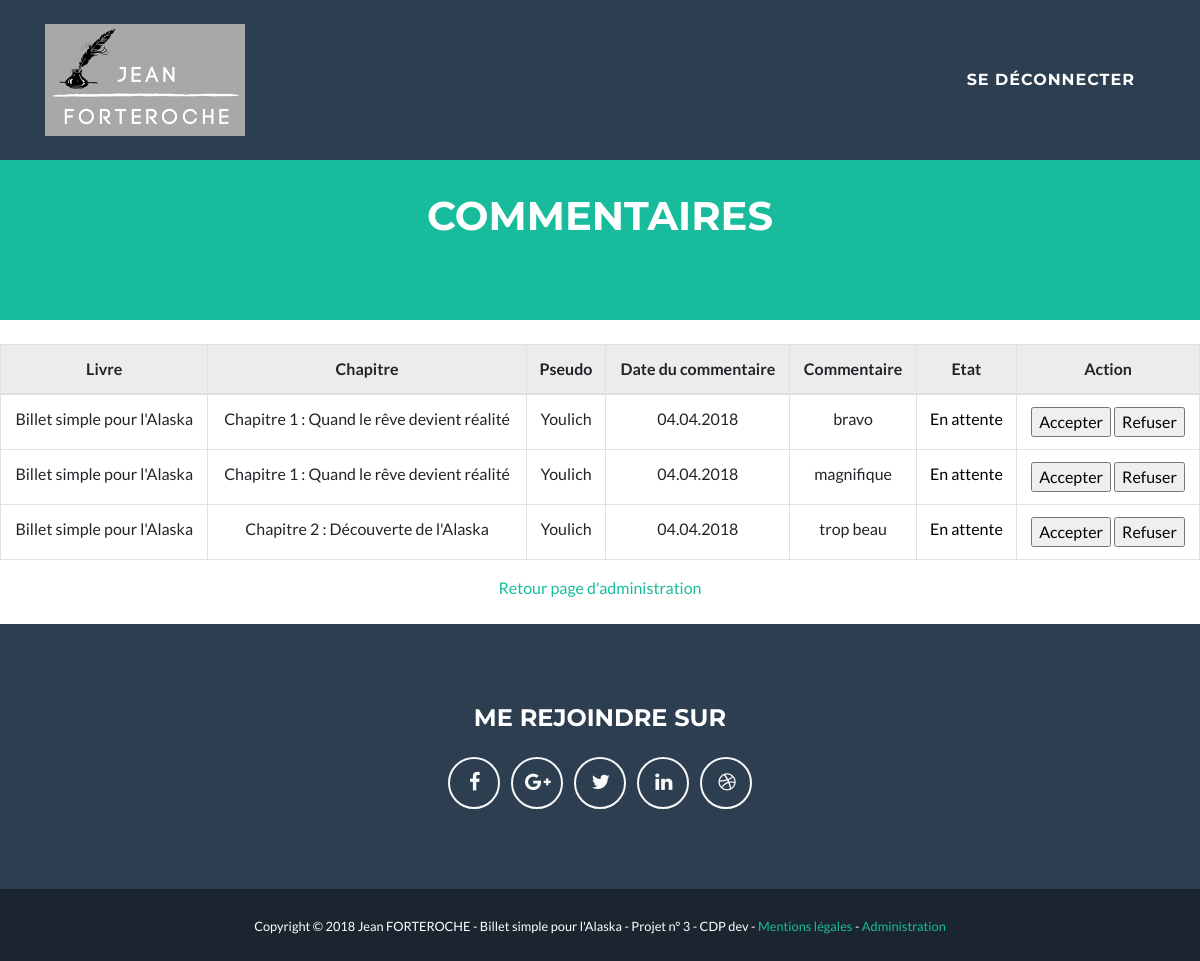
Page /index.php?action=listComments (signed in) on the committed database.
### tables this page shows
CREATE TABLE IF NOT EXISTS `books` (
  `id` int(11) NOT NULL AUTO_INCREMENT,
  `title` varchar(255) NOT NULL,
  PRIMARY KEY (`id`)
);

CREATE TABLE IF NOT EXISTS `comments` (
  `id` int(11) NOT NULL AUTO_INCREMENT,
  `comment` text NOT NULL,
  `commentDate` datetime NOT NULL,
  `chapterId` int(11) NOT NULL,
  `membreId` int(11) NOT NULL,
  `membrePseudo` varchar(255) NOT NULL,
  `statut` enum('En attente','Valide','Refus','Alerte') NOT NULL,
  PRIMARY KEY (`id`)
);

CREATE TABLE IF NOT EXISTS `chapters` (
  `id` int(11) NOT NULL AUTO_INCREMENT,
  `chapterDate` date DEFAULT NULL,
  `title` varchar(255) DEFAULT NULL,
  `content` text,
  `resum` text,
  `nbcomms` int(11) DEFAULT NULL,
  `bookId` int(11) DEFAULT NULL,
  `imageId` int(11) DEFAULT NULL,
  PRIMARY KEY (`id`)
);

### controler/Backend.php (called while the page is built, shortened)
<?php
require_once('Autoload.php');
Class Backend
{
    public function listComments()
    {
        $commentManager = new CommentManager();
        $comments = $commentManager->getComments();
        require('view/backend/listCommentsView.php');
    }
}

### index.php (called while the page is built, shortened)
<?php
require_once("controler/Autoload.php");
$router = new \router\Router();
$router->diriger();

### model/CommentManager.php (called while the page is built, shortened)
<?php
class CommentManager extends DbConnect
{
    public function getComments()
    {
        $comments = array();
        $db = $this->dbConnect();
        $req = $db->prepare('SELECT * FROM comments ORDER BY statut DESC');
        $req->execute(array());
        while ($data = $req->fetch()) {
            $comment = new Comment();
            $comment->hydrate($data);
            $comments[] = $comment;
            $chapterManager = new ChapterManager();
            $chapter = $chapterManager->getChapter($comment->getChapterId());
            $bookManager = new BooksManager();
            $book = $bookManager->getBook($chapter->getBookId());
        }
        return $comments;
    }
}

### controler/Autoload.php (called while the page is built, shortened)
<?php
class Autoload
{
    static function chargerClass($class)
    {
        $file = str_replace('\\','/',$class);
        $file = ltrim($file,'/');
    }
}

### entity/Comment.php (called while the page is built, shortened)
<?php
class Comment
{
    private $id;
    private $comment;
    private $commentDate;
    private $membrePseudo;
    private $statut;
    private $chapter;
    private $book;
    public function hydrate(array $donnees)
    {
        foreach ($donnees as $key => $value)
        {
            $method = 'set'.ucfirst($key);
        }
    }
    public function getStatut ()
    {
        return $this->statut;
    }
    public function setStatut ($statut)
    {
        $this->statut = $statut;
    }
    public function getId ()
    {
        return $this->id;
    }
    public function setId ($id)
    {
        $this->id = $id;
    }
    public function getComment ()
    {
        return $this->comment;
    }
    public function setComment ($comment)
    {
        $this->comment = $comment;
    }
    public function getCommentDate()
    {
        return $this->commentDate;
    }
    public function setCommentDate ($commentDate)
    {
        $this->commentDate = $commentDate;
    }
    public function getMembrePseudo()
    {
        return $this->membrePseudo;
    }
    public function setMembrePseudo ($membrePseudo)
    {
        $this->membrePseudo = $membrePseudo;
    }
    public function getChapter ()
    {
        return $this->chapter;
    }
    public function setChapter ($chapter)
    {
        $this->chapter = $chapter;
    }
    public function getBook ()
    {
        return $this->book;
    }
    public function setBook ($book)
    {
        $this->book = $book;
    }
}

### model/ChapterManager.php (called while the page is built, shortened)
<?php
class ChapterManager extends DbConnect
{
    public function getChapter ($chapterId)
    {
        $db = $this->dbConnect();
        $req = $db->prepare('SELECT id, title, resum, bookId, content, imageId,  DATE_FORMAT(chapterDate, \'%d/%m/%Y / %HH%imin\') AS chapterDatefr FROM chapters WHERE id = ?');
        $req->execute(array($chapterId));
        while ($data = $req->fetch()) {
            $chapterselect = new Chapter();
            $chapterselect->hydrate($data);
        }
        return $chapterselect;
    }
}

### entity/Chapter.php (called while the page is built, shortened)
<?php
class Chapter
{
    private $title;
    public function hydrate(array $donnees)
    {
        foreach ($donnees as $key => $value)
        {
            $method = 'set'.ucfirst($key);
        }
    }
    public function getTitle()
    {
        return $this->title;
    }
    public function setTitle($title)
    {
        $this->title = $title;
    }
}

### model/BooksManager.php (called while the page is built, shortened)
<?php
class BooksManager extends DbConnect
{
    public function getBook($Id)
    {
        $db = $this->dbConnect();
        $req = $db->prepare('SELECT * FROM books WHERE id = ?');
        $req->execute(array($Id));
        while ($data = $req->fetch()) {
            $book = new Books();
            $book->hydrate($data);
        }
        return $book;
    }
}

### entity/Books.php (called while the page is built, shortened)
<?php
class Books
{
 private $title;
    public function hydrate(array $donnees)
    {
        foreach ($donnees as $key => $value)
        {
            $method = 'set'.ucfirst($key);
        }
    }
    public function getTitle ()
    {
        return $this->title;
    }
    public function setTitle ($title)
    {
        $this->title = $title;
    }
}

### view/backend/listCommentsView.php (the view)
<!DOCTYPE html>
<html lang="fr">
<?php require('HeaderAdmin.php');?>
<header class="bg-primary text-white">
    <div class="container text-center">
        <br/><br/><br/>
        <h1>Commentaires</h1>
        <br/><br/><br/>
    </div>
</header>
<body class="top">
<br/>
<table class="table table-bordered text-center">
    <thead class="thead table-active">
    <tr>
        <th>Livre</th>
        <th>Chapitre</th>
        <th>Pseudo</th>
        <th>Date du commentaire</th>
        <th>Commentaire</th>
        <th>Etat</th>
        <th colspan="2">Action</th>
    </tr>
    </thead>
    <tbody>
<?php
foreach ($comments as $comment)
{
    ?>
            <tr>
                <td>
                    <?php echo $comment->getBook()->getTitle(); ?>
                    </td>
                <td>
                    <?php echo $comment->getChapter()->getTitle(); ?>
                </td>
               <td>
                   <?php echo $comment->getMembrePseudo();?>
               </td>
                <td>
                    <?php $date = date_create($comment->getCommentDate());
                          echo date_format($date,'d.m.Y'); ?>
                </td>
                <td>
                    <?php echo $comment->getComment(); ?>
                </td>
                    <?php $statut = $comment->getStatut();
                    if ($statut == 'Alerte') { ?>
                     <td style="color :red;">
                    <?php echo $comment->getStatut(); ?>
                </td> <?php } else { ?>
                        <td style="color :black;">
                    <?php echo $comment->getStatut(); ?>
                        </td> <?php
                    } ?>
                <td>
                    <a href="index.php?action=approved&amp;id=<?php echo $comment->getId(); ?>"><input type="button" value="Accepter"></a>
                    <a href="index.php?action=refused&amp;id=<?php echo $comment->getId(); ?>"><input type="button" value="Refuser">
                </td>
            </tr>
    <?php
}
?>
</tbody>
</table>
<div align="center"> <a href="index.php?action=administration">Retour page d'administration</a> </div>
<br/>
</body>
<?php include('view/frontend/Footer.php');?>
</html>

### public/css/style.css (style rules this page uses)
h1 { text-transform: uppercase; }
.bg-primary { padding-top: 10%; }

### rows in the picture
comments: chapterId.title "Chapitre 1 : Quand le rêve devient réalité", membrePseudo "Youlich", commentDate "04.04.2018", comment "bravo", statut "En attente"
books: title "Billet simple pour l'Alaska"
comments: chapterId.title "Chapitre 1 : Quand le rêve devient réalité", membrePseudo "Youlich", commentDate "04.04.2018", comment "magnifique", statut "En attente"
comments: chapterId.title "Chapitre 2 : Découverte de l'Alaska", membrePseudo "Youlich", commentDate "04.04.2018", comment "trop beau", statut "En attente"
